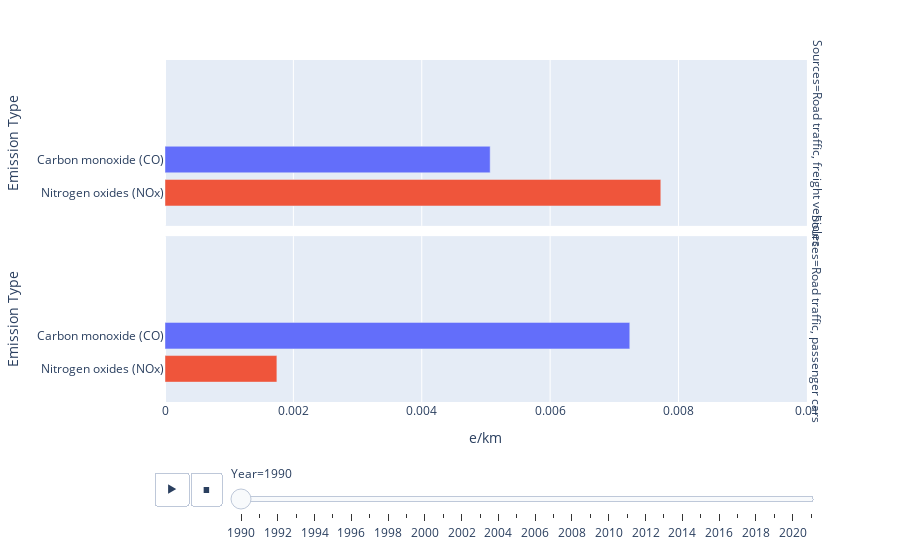

Notebook code for this chart:
### Markdown cell above
##### Emission of CO & NOx per vehicle-kilometer during 1990-2020

### Code cell
vehicle_data_ani2 = getCategory(vehicle_data, "Emission Type", ["Carbon monoxide (CO)", "Nitrogen oxides (NOx)"], False)
fig = px.bar(vehicle_data_ani2, x="e/km", y="Emission Type", orientation='h', animation_frame="Year", animation_group="Emission Type", 
             color="Emission Type", facet_row="Sources", range_x=[0,0.01], height=700)
fig.update_traces(showlegend=False)
fig.show()

### Figure 1 — Plotly figure (JSON) as saved in the notebook; plotly's stock layout.template omitted (floating-point values rounded to 4 significant figures)
{"data": [{"alignmentgroup": "True", "hovertemplate": "Emission Type=%{y}<br>Year=1990<br>Sources=Road traffic, freight vehicles<br>e/km=%{x}<extra></extra>", "ids": ["Carbon monoxide (CO)"], "legendgroup": "Carbon monoxide (CO)", "marker": {"color": "#636efa", "pattern": {"shape": ""}}, "name": "Carbon monoxide (CO)", "offsetgroup": "Carbon monoxide (CO)", "orientation": "h", "showlegend": false, "textposition": "auto", "type": "bar", "x": [0.005066], "xaxis": "x2", "y": ["Carbon monoxide (CO)"], "yaxis": "y2"}, {"alignmentgroup": "True", "hovertemplate": "Emission Type=%{y}<br>Year=1990<br>Sources=Road traffic, passenger cars<br>e/km=%{x}<extra></extra>", "ids": ["Carbon monoxide (CO)"], "legendgroup": "Carbon monoxide (CO)", "marker": {"color": "#636efa", "pattern": {"shape": ""}}, "name": "Carbon monoxide (CO)", "offsetgroup": "Carbon monoxide (CO)", "orientation": "h", "showlegend": false, "textposition": "auto", "type": "bar", "x": [0.007241], "xaxis": "x", "y": ["Carbon monoxide (CO)"], "yaxis": "y"}, {"alignmentgroup": "True", "hovertemplate": "Emission Type=%{y}<br>Year=1990<br>Sources=Road traffic, freight vehicles<br>e/km=%{x}<extra></extra>", "ids": ["Nitrogen oxides (NOx)"], "legendgroup": "Nitrogen oxides (NOx)", "marker": {"color": "#EF553B", "pattern": {"shape": ""}}, "name": "Nitrogen oxides (NOx)", "offsetgroup": "Nitrogen oxides (NOx)", "orientation": "h", "showlegend": false, "textposition": "auto", "type": "bar", "x": [0.007724], "xaxis": "x2", "y": ["Nitrogen oxides (NOx)"], "yaxis": "y2"}, {"alignmentgroup": "True", "hovertemplate": "Emission Type=%{y}<br>Year=1990<br>Sources=Road traffic, passenger cars<br>e/km=%{x}<extra></extra>", "ids": ["Nitrogen oxides (NOx)"], "legendgroup": "Nitrogen oxides (NOx)", "marker": {"color": "#EF553B", "pattern": {"shape": ""}}, "name": "Nitrogen oxides (NOx)", "offsetgroup": "Nitrogen oxides (NOx)", "orientation": "h", "showlegend": false, "textposition": "auto", "type": "bar", "x": [0.001743], "xaxis": "x", "y": ["Nitrogen oxides (NOx)"], "yaxis": "y"}], "layout": {"annotations": [{"font": {}, "showarrow": false, "text": "Sources=Road traffic, passenger cars", "textangle": 90, "x": 0.98, "xanchor": "left", "xref": "paper", "y": 0.2425, "yanchor": "middle", "yref": "paper"}, {"font": {}, "showarrow": false, "text": "Sources=Road traffic, freight vehicles", "textangle": 90, "x": 0.98, "xanchor": "left", "xref": "paper", "y": 0.7575, "yanchor": "middle", "yref": "paper"}], "autosize": true, "barmode": "relative", "legend": {"title": {"text": "Emission Type"}, "tracegroupgap": 0}, "margin": {"t": 60}, "sliders": [{"active": 0, "currentvalue": {"prefix": "Year="}, "len": 0.9, "pad": {"b": 10, "t": 60}, "steps": [{"args": [["1990"], {"frame": {"duration": 0, "redraw": true}, "fromcurrent": true, "mode": "immediate", "transition": {"duration": 0, "easing": "linear"}}], "label": "1990", "method": "animate"}, {"args": [["1991"], {"frame": {"duration": 0, "redraw": true}, "fromcurrent": true, "mode": "immediate", "transition": {"duration": 0, "easing": "linear"}}], "label": "1991", "method": "animate"}, {"args": [["1992"], {"frame": {"duration": 0, "redraw": true}, "fromcurrent": true, "mode": "immediate", "transition": {"duration": 0, "easing": "linear"}}], "label": "1992", "method": "animate"}, {"args": [["1993"], {"frame": {"duration": 0, "redraw": true}, "fromcurrent": true, "mode": "immediate", "transition": {"duration": 0, "easing": "linear"}}], "label": "1993", "method": "animate"}, {"args": [["1994"], {"frame": {"duration": 0, "redraw": true}, "fromcurrent": true, "mode": "immediate", "transition": {"duration": 0, "easing": "linear"}}], "label": "1994", "method": "animate"}, {"args": [["1995"], {"frame": {"duration": 0, "redraw": true}, "fromcurrent": true, "mode": "immediate", "transition": {"duration": 0, "easing": "linear"}}], "label": "1995", "method": "animate"}, {"args": [["1996"], {"frame": {"duration": 0, "redraw": true}, "fromcurrent": true, "mode": "immediate", "transition": {"duration": 0, "easing": "linear"}}], "label": "1996", "method": "animate"}, {"args": [["1997"], {"frame": {"duration": 0, "redraw": true}, "fromcurrent": true, "mode": "immediate", "transition": {"duration": 0, "easing": "linear"}}], "label": "1997", "method": "animate"}, {"args": [["1998"], {"frame": {"duration": 0, "redraw": true}, "fromcurrent": true, "mode": "immediate", "transition": {"duration": 0, "easing": "linear"}}], "label": "1998", "method": "animate"}, {"args": [["1999"], {"frame": {"duration": 0, "redraw": true}, "fromcurrent": true, "mode": "immediate", "transition": {"duration": 0, "easing": "linear"}}], "label": "1999", "method": "animate"}, {"args": [["2000"], {"frame": {"duration": 0, "redraw": true}, "fromcurrent": true, "mode": "immediate", "transition": {"duration": 0, "easing": "linear"}}], "label": "2000", "method": "animate"}, {"args": [["2001"], {"frame": {"duration": 0, "redraw": true}, "fromcurrent": true, "mode": "immediate", "transition": {"duration": 0, "easing": "linear"}}], "label": "2001", "method": "animate"}, {"args": [["2002"], {"frame": {"duration": 0, "redraw": true}, "fromcurrent": true, "mode": "immediate", "transition": {"duration": 0, "easing": "linear"}}], "label": "2002", "method": "animate"}, {"args": [["2003"], {"frame": {"duration": 0, "redraw": true}, "fromcurrent": true, "mode": "immediate", "transition": {"duration": 0, "easing": "linear"}}], "label": "2003", "method": "animate"}, {"args": [["2004"], {"frame": {"duration": 0, "redraw": true}, "fromcurrent": true, "mode": "immediate", "transition": {"duration": 0, "easing": "linear"}}], "label": "2004", "method": "animate"}, {"args": [["2005"], {"frame": {"duration": 0, "redraw": true}, "fromcurrent": true, "mode": "immediate", "transition": {"duration": 0, "easing": "linear"}}], "label": "2005", "method": "animate"}, {"args": [["2006"], {"frame": {"duration": 0, "redraw": true}, "fromcurrent": true, "mode": "immediate", "transition": {"duration": 0, "easing": "linear"}}], "label": "2006", "method": "animate"}, {"args": [["2007"], {"frame": {"duration": 0, "redraw": true}, "fromcurrent": true, "mode": "immediate", "transition": {"duration": 0, "easing": "linear"}}], "label": "2007", "method": "animate"}, {"args": [["2008"], {"frame": {"duration": 0, "redraw": true}, "fromcurrent": true, "mode": "immediate", "transition": {"duration": 0, "easing": "linear"}}], "label": "2008", "method": "animate"}, {"args": [["2009"], {"frame": {"duration": 0, "redraw": true}, "fromcurrent": true, "mode": "immediate", "transition": {"duration": 0, "easing": "linear"}}], "label": "2009", "method": "animate"}, {"args": [["2010"], {"frame": {"duration": 0, "redraw": true}, "fromcurrent": true, "mode": "immediate", "transition": {"duration": 0, "easing": "linear"}}], "label": "2010", "method": "animate"}, {"args": [["2011"], {"frame": {"duration": 0, "redraw": true}, "fromcurrent": true, "mode": "immediate", "transition": {"duration": 0, "easing": "linear"}}], "label": "2011", "method": "animate"}, {"args": [["2012"], {"frame": {"duration": 0, "redraw": true}, "fromcurrent": true, "mode": "immediate", "transition": {"duration": 0, "easing": "linear"}}], "label": "2012", "method": "animate"}, {"args": [["2013"], {"frame": {"duration": 0, "redraw": true}, "fromcurrent": true, "mode": "immediate", "transition": {"duration": 0, "easing": "linear"}}], "label": "2013", "method": "animate"}, {"args": [["2014"], {"frame": {"duration": 0, "redraw": true}, "fromcurrent": true, "mode": "immediate", "transition": {"duration": 0, "easing": "linear"}}], "label": "2014", "method": "animate"}, {"args": [["2015"], {"frame": {"duration": 0, "redraw": true}, "fromcurrent": true, "mode": "immediate", "transition": {"duration": 0, "easing": "linear"}}], "label": "2015", "method": "animate"}, {"args": [["2016"], {"frame": {"duration": 0, "redraw": true}, "fromcurrent": true, "mode": "immediate", "transition": {"duration": 0, "easing": "linear"}}], "label": "2016", "method": "animate"}, {"args": [["2017"], {"frame": {"duration": 0, "redraw": true}, "fromcurrent": true, "mode": "immediate", "transition": {"duration": 0, "easing": "linear"}}], "label": "2017", "method": "animate"}, {"args": [["2018"], {"frame": {"duration": 0, "redraw": true}, "fromcurrent": true, "mode": "immediate", "transition": {"duration": 0, "easing": "linear"}}], "label": "2018", "method": "animate"}, {"args": [["2019"], {"frame": {"duration": 0, "redraw": true}, "fromcurrent": true, "mode": "immediate", "transition": {"duration": 0, "easing": "linear"}}], "label": "2019", "method": "animate"}, {"args": [["2020"], {"frame": {"duration": 0, "redraw": true}, "fromcurrent": true, "mode": "immediate", "transition": {"duration": 0, "easing": "linear"}}], "label": "2020", "method": "animate"}, {"args": [["2021"], {"frame": {"duration": 0, "redraw": true}, "fromcurrent": true, "mode": "immediate", "transition": {"duration": 0, "easing": "linear"}}], "label": "2021", "method": "animate"}], "x": 0.1, "xanchor": "left", "y": 0, "yanchor": "top"}], "updatemenus": [{"buttons": [{"args": [null, {"frame": {"duration": 500, "redraw": true}, "fromcurrent": true, "mode": "immediate", "transition": {"duration": 500, "easing": "linear"}}], "label": "&#9654;", "method": "animate"}, {"args": [[null], {"frame": {"duration": 0, "redraw": true}, "fromcurrent": true, "mode": "immediate", "transition": {"duration": 0, "easing": "linear"}}], "label": "&#9724;", "method": "animate"}], "direction": "left", "pad": {"r": 10, "t": 70}, "showactive": false, "type": "buttons", "x": 0.1, "xanchor": "right", "y": 0, "yanchor": "top"}], "xaxis": {"anchor": "y", "domain": [0, 0.98], "range": [0, 0.01], "title": {"text": "e/km"}, "type": "linear"}, "xaxis2": {"anchor": "y2", "domain": [0, 0.98], "matches": "x", "showticklabels": false, "type": "linear"}, "yaxis": {"anchor": "x", "categoryarray": ["Nitrogen oxides (NOx)", "Carbon monoxide (CO)"], "categoryorder": "array", "domain": [0, 0.485], "title": {"text": "Emission Type"}, "type": "category"}, "yaxis2": {"anchor": "x2", "categoryarray": ["Nitrogen oxides (NOx)", "Carbon monoxide (CO)"], "categoryorder": "array", "domain": [0.515, 1], "matches": "y", "title": {"text": "Emission Type"}, "type": "category"}}}
